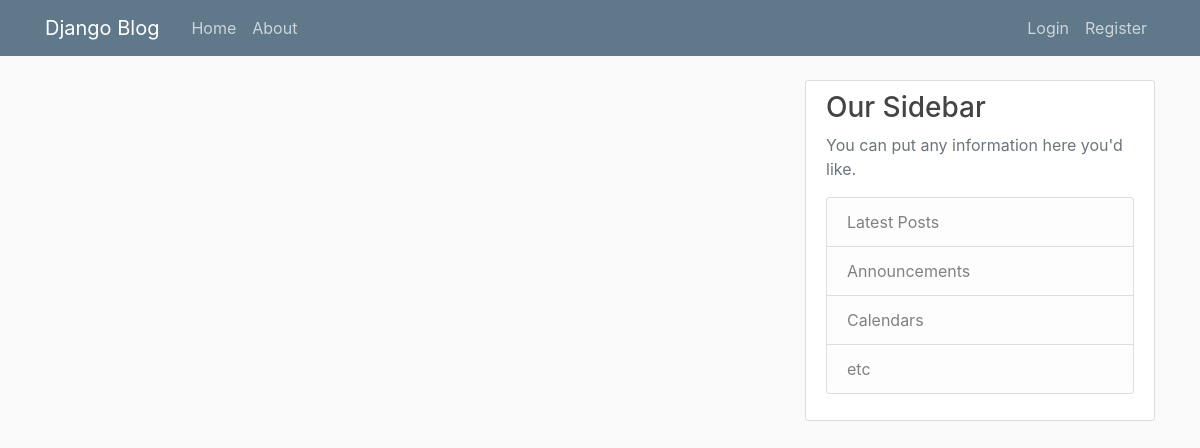
/, run on an earlier commit of the app's database.
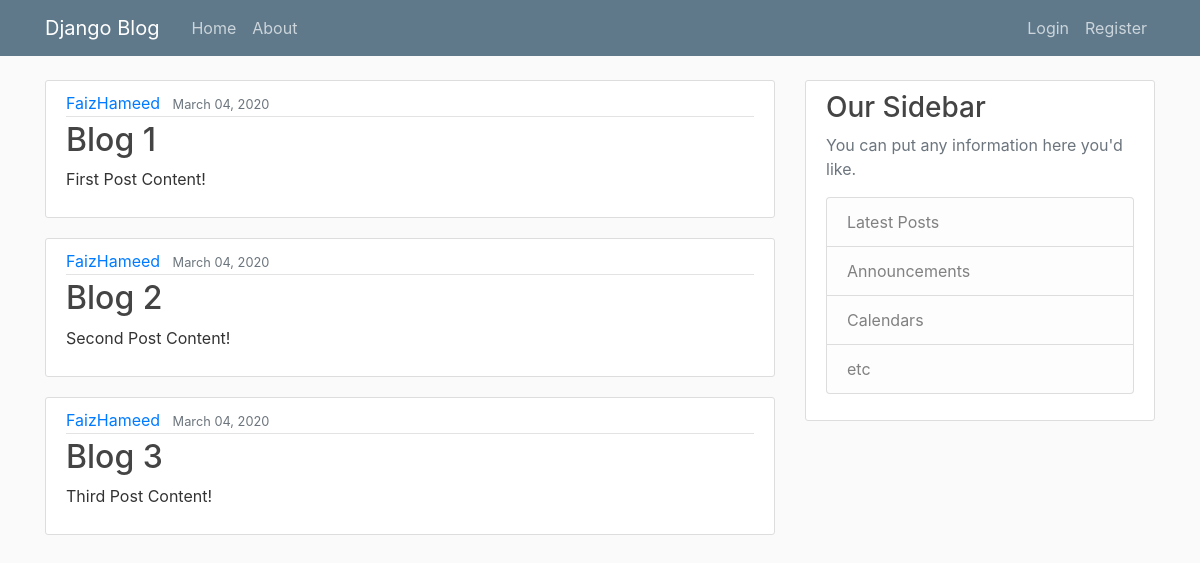
And on a later commit of the database.
### blog/models.py (models this page shows, shortened)
class Post(models.Model):
    title= models.CharField(max_length=100)
    content =models.TextField()
    date_posted=models.DateTimeField(default=timezone.now)
    auth = models.ForeignKey(User,on_delete=models.CASCADE)

### blog/views.py (the view)
# urls.py: path('', views.home,name='blog-home'),
def home(request):
    context={
       "posts":Post.objects.all()
    }
    return render(request,"blog/home.html",context)

### blog/templates/blog/home.html
{% extends 'blog/base.html' %}
{%block content%}
    {% for post in posts %}
       <article class="media content-section">
            <div class="media-body">
                <div class="article-metadata">
                <a class="mr-2" href="#">{{ post.auth }}</a>
                <small class="text-muted">{{ post.date_posted|date:"F d, Y" }}</small>
                </div>
                <h2><a class="article-title" href="#">{{ post.title }}</a></h2>
                <p class="article-content">{{ post.content }}</p>
            </div>
        </article>
    {% endfor %}
{% endblock content %}

### blog/templates/blog/base.html (shortened to what this page needs)
{%load static%}
<!DOCTYPE html>
<html lang="en">
<head>
    <link rel="stylesheet" href="https://stackpath.bootstrapcdn.com/bootstrap/4.4.1/css/bootstrap.min.css">
    <link rel="stylesheet" href={%static 'blog/main.css'%}>
</head>
<body>
<header class="site-header">
  <nav class="navbar navbar-expand-md navbar-dark bg-steel fixed-top">
    <div class="container">
      <a class="navbar-brand mr-4" href={%url 'blog-home'%}>Django Blog</a>
      <div class="collapse navbar-collapse" id="navbarToggle">
        <div class="navbar-nav mr-auto">
          <a class="nav-item nav-link" href={%url 'blog-home'%}>Home</a>
          <a class="nav-item nav-link" href={%url 'blog-about'%}>About</a>
        </div>
        <div class="navbar-nav">
          {% if user.is_authenticated %}
          <a class="nav-item nav-link" href={% url 'profile' %}>Profile</a>
            <a class="nav-item nav-link" href={% url 'logout' %}>Logout</a>
          {% else %}
            <a class="nav-item nav-link" href={% url 'login' %}>Login</a>
            <a class="nav-item nav-link" href={% url 'register' %}>Register</a>
          {% endif %}
        </div>
      </div>
    </div>
  </nav>
</header>
<main role="main" class="container">
  <div class="row">
    <div class="col-md-8">
      {% block content %}{% endblock %}
    </div>
    <div class="col-md-4">
      <div class="content-section">
        <h3>Our Sidebar</h3>
        <p class='text-muted'>You can put any information here you'd like.
          <ul class="list-group">
            <li class="list-group-item list-group-item-light">Latest Posts</li>
            <li class="list-group-item list-group-item-light">Announcements</li>
            <li class="list-group-item list-group-item-light">Calendars</li>
            <li class="list-group-item list-group-item-light">etc</li>
          </ul>
        </p>
      </div>
    </div>
  </div>
</main>
</body>
</html>

### blog/static/blog/main.css (style rules this page uses)
body { background: #fafafa; color: #333333; margin-top: 5rem; }
h1, h2, h3, h4, h5, h6 { color: #444444; }
ul { margin: 0; }
.bg-steel { background-color: #5f788a; }
.site-header .navbar-nav .nav-link { color: #cbd5db; }
.content-section { background: #ffffff; padding: 10px 20px; border: 1px solid #dddddd; border-radius: 3px; margin-bottom: 20px; }
.article-title { color: #444444; }
.article-content { white-space: pre-line; }
.article-metadata { padding-bottom: 1px; margin-bottom: 4px; border-bottom: 1px solid #e3e3e3; }

What changed in the data, as far as the page shows it:
added Post: auth "FaizHameed", date_posted "March 04, 2020", title "Blog 1", content "First Post Content!"
added Post: auth "FaizHameed", date_posted "March 04, 2020", title "Blog 2", content "Second Post Content!"
added Post: auth "FaizHameed", date_posted "March 04, 2020", title "Blog 3", content "Third Post Content!"
